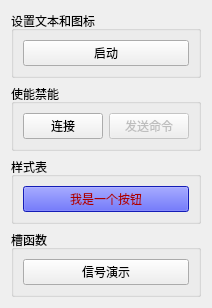
<?xml version="1.0" encoding="UTF-8"?>
<ui version="4.0">
 <class>Widget</class>
 <widget class="QWidget" name="Widget">
  <property name="geometry">
   <rect>
    <x>0</x>
    <y>0</y>
    <width>194</width>
    <height>271</height>
   </rect>
  </property>
  <property name="windowTitle">
   <string>按钮-QPushbutton</string>
  </property>
  <layout class="QVBoxLayout" name="verticalLayout">
   <item>
    <widget class="QGroupBox" name="groupBox">
     <property name="title">
      <string>设置文本和图标</string>
     </property>
     <layout class="QHBoxLayout" name="horizontalLayout">
      <item>
       <widget class="QPushButton" name="pushButton">
        <property name="text">
         <string>启动</string>
        </property>
        <property name="icon">
         <iconset resource="img.qrc">
          <normaloff>:/start.ico</normaloff>:/start.ico</iconset>
        </property>
        <property name="iconSize">
         <size>
          <width>15</width>
          <height>15</height>
         </size>
        </property>
       </widget>
      </item>
     </layout>
    </widget>
   </item>
   <item>
    <widget class="QGroupBox" name="groupBox_2">
     <property name="title">
      <string>使能禁能</string>
     </property>
     <layout class="QHBoxLayout" name="horizontalLayout_2">
      <item>
       <widget class="QPushButton" name="pushButton_2">
        <property name="text">
         <string>连接</string>
        </property>
       </widget>
      </item>
      <item>
       <widget class="QPushButton" name="pushButton_3">
        <property name="enabled">
         <bool>false</bool>
        </property>
        <property name="text">
         <string>发送命令</string>
        </property>
       </widget>
      </item>
     </layout>
    </widget>
   </item>
   <item>
    <widget class="QGroupBox" name="groupBox_3">
     <property name="title">
      <string>样式表</string>
     </property>
     <layout class="QHBoxLayout" name="horizontalLayout_3">
      <item>
       <widget class="QPushButton" name="pushButton_4">
        <property name="styleSheet">
         <string notr="true">color: rgb(170, 0, 0);
background-color: rgb(28, 39, 255);</string>
        </property>
        <property name="text">
         <string>我是一个按钮</string>
        </property>
       </widget>
      </item>
     </layout>
    </widget>
   </item>
   <item>
    <widget class="QGroupBox" name="groupBox_4">
     <property name="title">
      <string>槽函数</string>
     </property>
     <layout class="QHBoxLayout" name="horizontalLayout_4">
      <item>
       <widget class="QPushButton" name="pushButton_5">
        <property name="text">
         <string>信号演示</string>
        </property>
       </widget>
      </item>
     </layout>
    </widget>
   </item>
  </layout>
 </widget>
 <resources>
  <include location="img.qrc"/>
 </resources>
 <connections/>
</ui>
